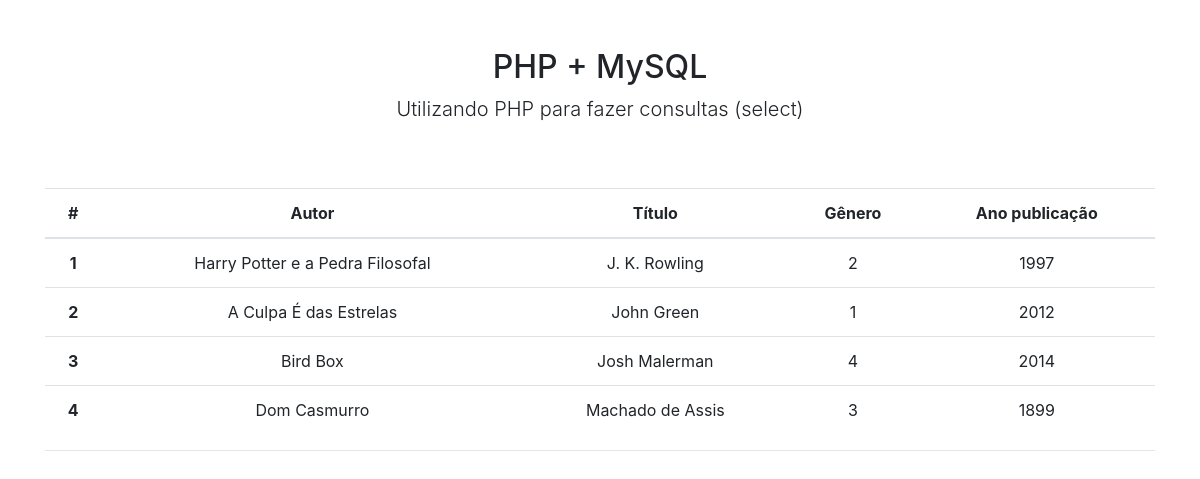
/c4b2/ex_db/index.php, run on the app's committed database.
### tables this page shows
CREATE TABLE IF NOT EXISTS `titulo` (
  `codtitulo` int(11) NOT NULL AUTO_INCREMENT,
  `autor` varchar(50) NOT NULL,
  `titulo` varchar(50) NOT NULL,
  `codgenero` int(3) NOT NULL,
  `ano` int(11) NOT NULL,
  PRIMARY KEY (`codtitulo`),
  KEY `titulo_genero` (`codgenero`),
  CONSTRAINT `titulos_genero` FOREIGN KEY (`codgenero`) REFERENCES `genero` (`codgenero`)
);

### c4b2/ex_db/index.php (the view, shortened to what this page needs)
<!DOCTYPE html>
<html lang="pt-br">
<head>
    <link rel="stylesheet" href="https://stackpath.bootstrapcdn.com/bootstrap/4.5.2/css/bootstrap.min.css">
</head>
<body>
    <div class="container">
        <div class="py-5 text-center">
            <h2>PHP + MySQL</h2>
            <p class="lead">Utilizando PHP para fazer consultas (select) </p>
        </div>
        <table class="table text-center">
            <thead>
                <tr>
                    <th scope="col">#</th>
                    <th scope="col">Autor</th>
                    <th scope="col">Título</th>
                    <th scope="col">Gênero</th>
                    <th scope="col">Ano publicação</th>
                </tr>
            </thead>
            <tbody>
                <?php
                        require_once 'db.php';
                        $conn = new mysqli($hn, $un, $pw, $db);
                        $query = "select * from titulo";
                        $result = $conn->query($query);
                        $rows = $result->num_rows;
                        for ($j = 0 ; $j < $rows ; ++$j)
                        {
                            $row = $result->fetch_array(MYSQLI_ASSOC);
                            echo '<tr>';
                            echo '<th scope="row">'.htmlspecialchars($row['codtitulo']).'</th>';
                            echo '<td>'.htmlspecialchars($row['autor']).'</td>';
                            echo '<td>'.htmlspecialchars($row['titulo']).'</td>';
                            echo '<td>'.htmlspecialchars($row['codgenero']).'</td>';
                            echo '<td>'.htmlspecialchars($row['ano']).'</td>';
                        }
                    ?>
            </tbody>
        </table>
        <hr>
    </div>
</body>
</html>

### data on the page
titulo: codtitulo "1", autor "Harry Potter e a Pedra Filosofal", titulo "J. K. Rowling", codgenero "2", ano "1997"
titulo: codtitulo "2", autor "A Culpa É das Estrelas", titulo "John Green", codgenero "1", ano "2012"
titulo: codtitulo "3", autor "Bird Box", titulo "Josh Malerman", codgenero "4", ano "2014"
titulo: codtitulo "4", autor "Dom Casmurro", titulo "Machado de Assis", codgenero "3", ano "1899"
